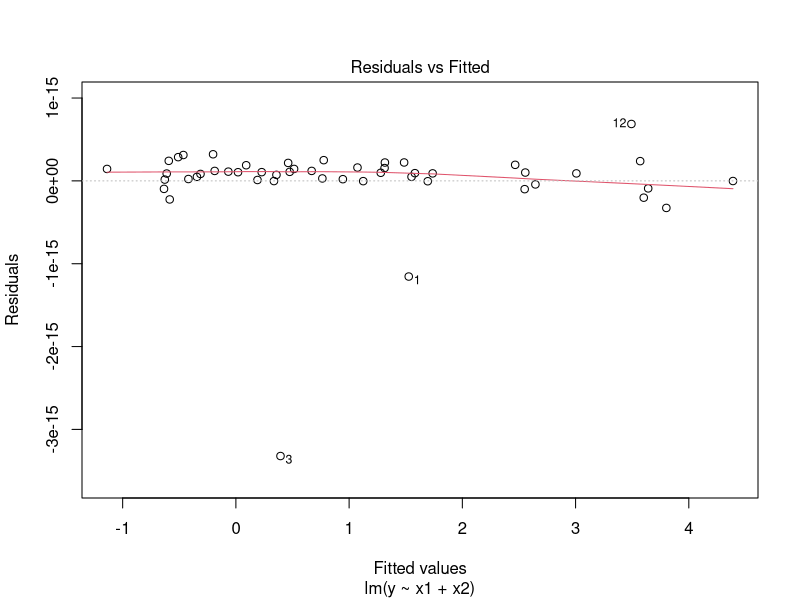
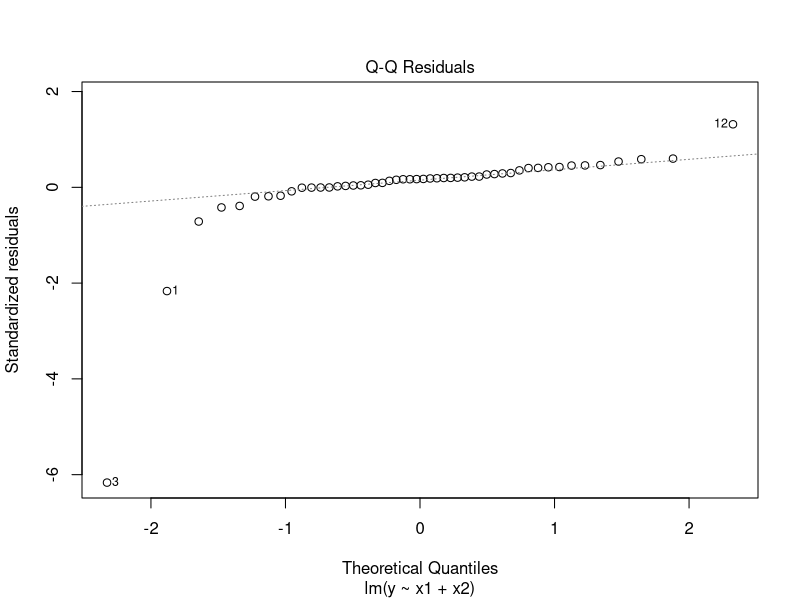
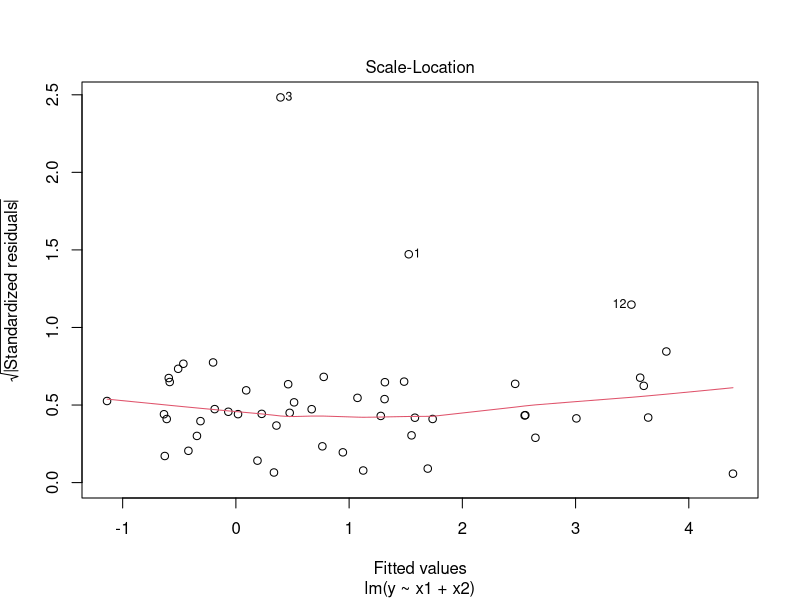
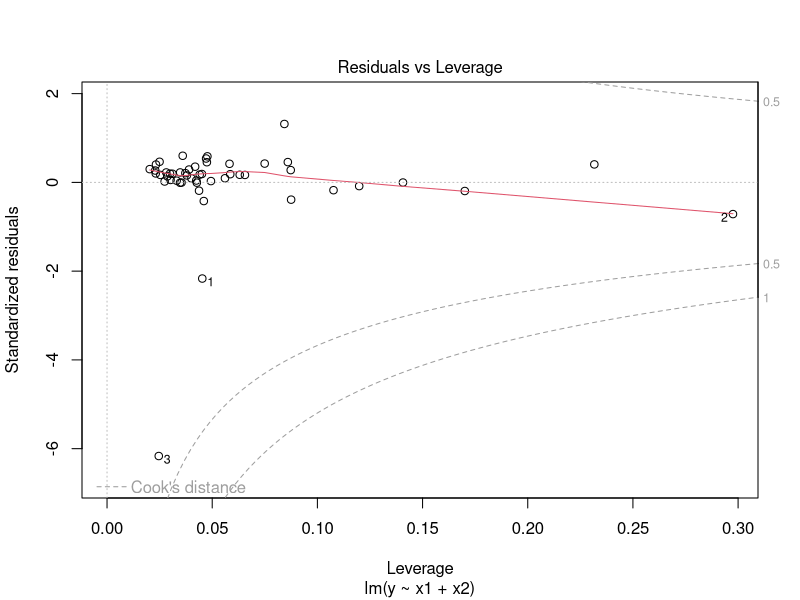
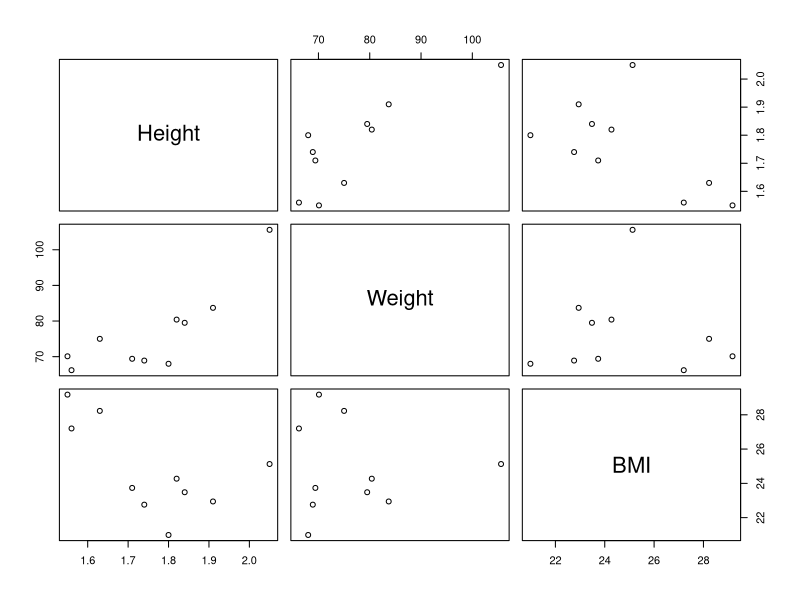
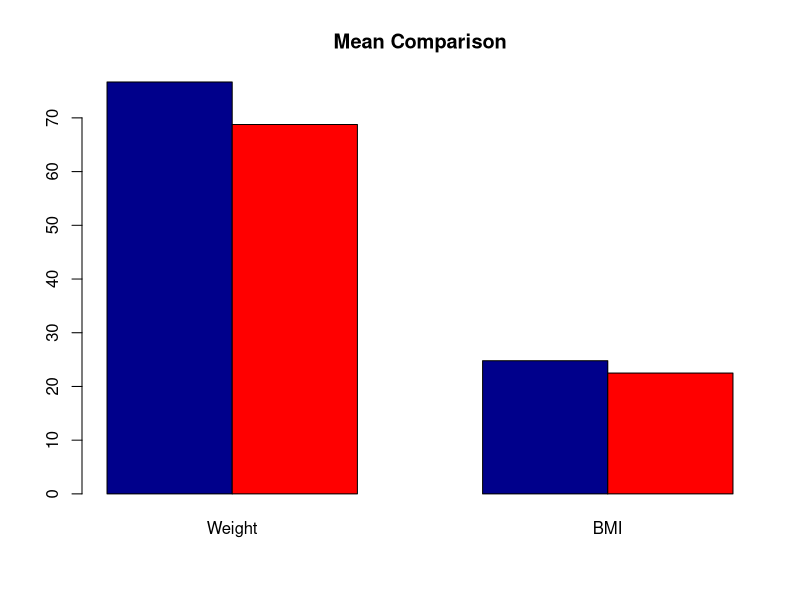
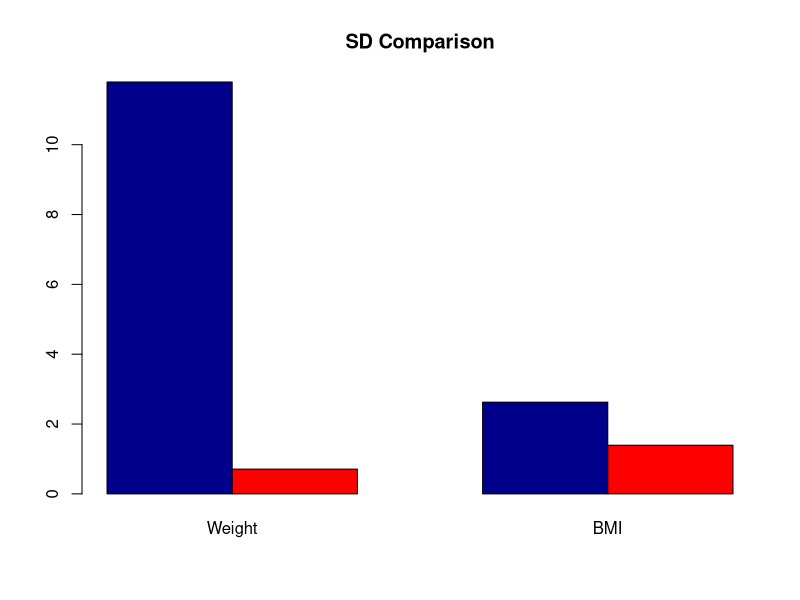
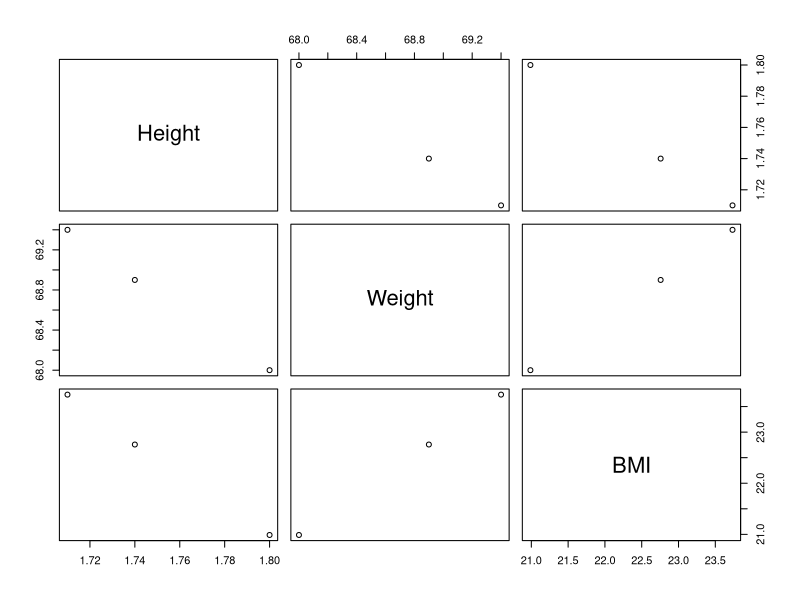

The R source for these figures, in order:
#### Kian Sweeney, MBY1, 22220670
#### MS5108 Assignment 1
#### Due Date: 9/2/23

library(ggplot2)

## q1 part 1

x1 <- rnorm(50)
x2 <- rexp(50)

### linear combo (following this method https://wims.univ-cotedazur.fr/wims/wims.cgi)
y <- x1 + x2

## make df
vector_df <- data.frame(x1, x2, y)
vector_df

### keep copy of df used in this experiment
#write.csv(vector_df, "r-data/dataframe-kiansweeney-ms5018-assignment1.csv", row.names=FALSE)

#### read in actual df used
#file <- "r-data/dataframe-kiansweeney-ms5018-assignment1.csv"
#vector_df = read_csv(paste0(file))

## multiple LR
linear_model <- lm(y ~ x1 + x2, data = vector_df)

# Rounded for easier viewing
lm.betas <- round(linear_model$coefficients, 2)
lm.betas

# Create dataframe of results
results <- data.frame(lm.results=lm.betas)

print(results)

summary(linear_model)
plot(linear_model)

### confidence interval of model
confint(linear_model)

##### Q2
## convert to df
Subject <- c(1:10)

Height <- c(1.82, 1.56, 1.74, 1.55, 1.63, 1.91,
            2.05, 1.84, 1.80, 1.71)

Weight <- c(80.4, 66.2, 68.9, 70.1, 75, 83.7,
            105.6, 79.5, 68, 69.4)

bmi_df <- data.frame(Subject, Height, Weight)
bmi_df

## bmi calculator
bmi_first <- bmi_df$Weight / bmi_df$Height
BMI <- bmi_first / bmi_df$Height

bmi_df <- data.frame(Subject, Height, Weight, BMI)
bmi_df

### part 2

#### SD of columns
sapply(bmi_df[c('Height', 'Weight', 'BMI')], sd)

#### Mean of columns
sapply(bmi_df[c('Height', 'Weight', 'BMI')], mean)

### Part 3
sample <- bmi_df[bmi_df$Height >= 1.70 & bmi_df$Weight < 70,]
sample

### Part 4

#### SD of sample
sapply(sample[c('Height', 'Weight', 'BMI')], sd)

#### Mean of sample
sapply(sample[c('Height', 'Weight', 'BMI')], mean)

## pair plots for full sample
## check correlations between all variables of interest
pairs(bmi_df[c('Height', 'Weight', 'BMI')])

#### Part 5 Comparisons

#### not including height as it isnt on same scale (much smaller values than other cols)
dfcomp <- rbind(sapply(bmi_df[c('Weight', 'BMI')], mean), sapply(sample[c( 'Weight', 'BMI')], mean))

barplot(dfcomp, main="Mean Comparison", col=c("darkblue","red"), beside=TRUE)

### now sd
dfcomp_sd <- rbind(sapply(bmi_df[c('Weight', 'BMI')], sd), sapply(sample[c('Weight', 'BMI')], sd))
dfcomp_sd

barplot(dfcomp_sd, main="SD Comparison", col=c("darkblue","red"),
        beside=TRUE, legend = TRUE)

## pair plots for sample
## check correlations between all variables of interest
# note the almost perfect correlations (straight line through 0 between variables here)
pairs(sample[c('Height', 'Weight', 'BMI')])

### significance tests
### bmi mean was 24.79132 for full population
### lets check if this significantly difference for our pop
t_bmi <- t.test(sample$BMI, mu = 24.8)
# Printing the results
t_bmi
t_bmi$p.value
### key takeways from this result
# the difference in mean bmi is not statistically
# significant between our sample and full population
# p-value = 0.103 which is greater than sig. level of 0.05

## t-test of weight
# mean weight of all 10: 76.68000
t_weight <- t.test(sample$Weight, mu = 76.68000)
# Printing the results
t_weight
t_weight$p.value

# mean height of all 10 - 1.76100: 
t_height <- t.test(sample$Height, mu = 1.76100)
# Printing the results
t_height
t_height$p.value
### reject null hypothesis , means not statistically significant 
## in difference for height in overall pop and sample